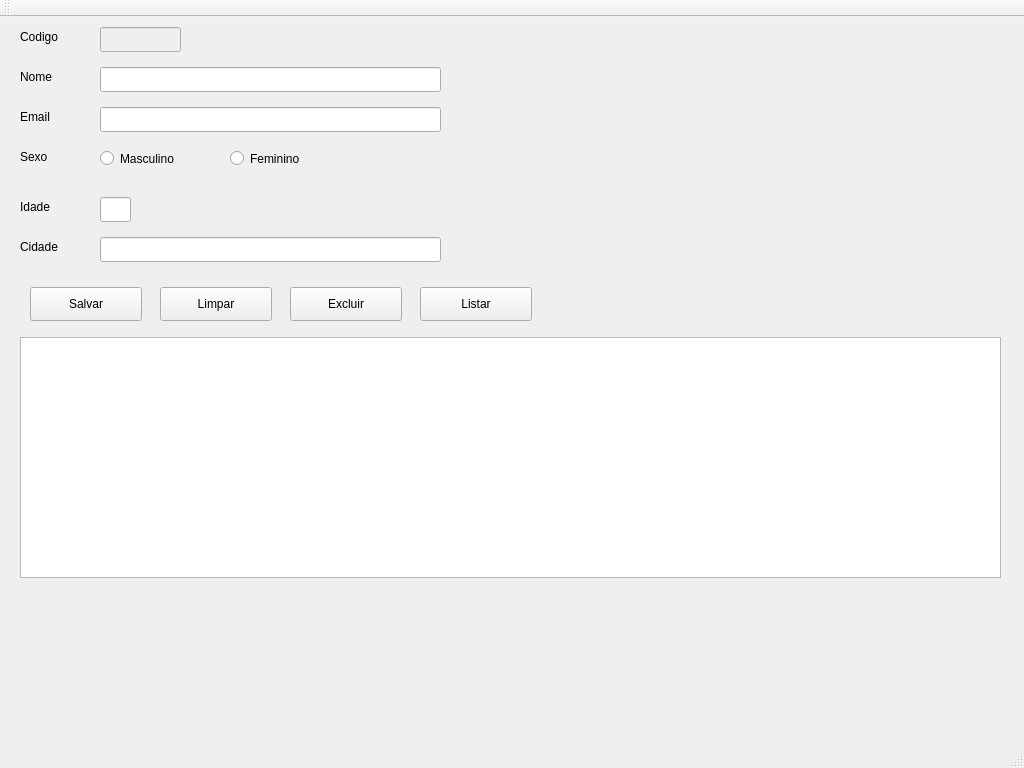
<?xml version="1.0" encoding="UTF-8"?>
<ui version="4.0">
 <class>MainWindow</class>
 <widget class="QMainWindow" name="MainWindow">
  <property name="geometry">
   <rect>
    <x>0</x>
    <y>0</y>
    <width>1024</width>
    <height>768</height>
   </rect>
  </property>
  <property name="windowTitle">
   <string>Usuarios</string>
  </property>
  <widget class="QWidget" name="centralWidget">
   <widget class="QLineEdit" name="txtNome">
    <property name="geometry">
     <rect>
      <x>100</x>
      <y>50</y>
      <width>341</width>
      <height>25</height>
     </rect>
    </property>
   </widget>
   <widget class="QLabel" name="lbNome">
    <property name="geometry">
     <rect>
      <x>20</x>
      <y>50</y>
      <width>68</width>
      <height>19</height>
     </rect>
    </property>
    <property name="text">
     <string>Nome</string>
    </property>
   </widget>
   <widget class="QLabel" name="lbEmail">
    <property name="geometry">
     <rect>
      <x>20</x>
      <y>90</y>
      <width>68</width>
      <height>19</height>
     </rect>
    </property>
    <property name="text">
     <string>Email</string>
    </property>
   </widget>
   <widget class="QLineEdit" name="txtEmail">
    <property name="geometry">
     <rect>
      <x>100</x>
      <y>90</y>
      <width>341</width>
      <height>25</height>
     </rect>
    </property>
   </widget>
   <widget class="QLabel" name="lbSexo">
    <property name="geometry">
     <rect>
      <x>20</x>
      <y>130</y>
      <width>68</width>
      <height>19</height>
     </rect>
    </property>
    <property name="text">
     <string>Sexo</string>
    </property>
   </widget>
   <widget class="QRadioButton" name="rbMasculino">
    <property name="geometry">
     <rect>
      <x>100</x>
      <y>130</y>
      <width>119</width>
      <height>23</height>
     </rect>
    </property>
    <property name="text">
     <string>Masculino</string>
    </property>
   </widget>
   <widget class="QRadioButton" name="rbFeminino">
    <property name="geometry">
     <rect>
      <x>230</x>
      <y>130</y>
      <width>119</width>
      <height>23</height>
     </rect>
    </property>
    <property name="text">
     <string>Feminino</string>
    </property>
   </widget>
   <widget class="QLabel" name="lbIdade">
    <property name="geometry">
     <rect>
      <x>20</x>
      <y>180</y>
      <width>68</width>
      <height>19</height>
     </rect>
    </property>
    <property name="text">
     <string>Idade</string>
    </property>
   </widget>
   <widget class="QLineEdit" name="txtIdade">
    <property name="geometry">
     <rect>
      <x>100</x>
      <y>180</y>
      <width>31</width>
      <height>25</height>
     </rect>
    </property>
   </widget>
   <widget class="QLabel" name="lbCidade">
    <property name="geometry">
     <rect>
      <x>20</x>
      <y>220</y>
      <width>68</width>
      <height>19</height>
     </rect>
    </property>
    <property name="text">
     <string>Cidade</string>
    </property>
   </widget>
   <widget class="QLineEdit" name="txtCidade">
    <property name="geometry">
     <rect>
      <x>100</x>
      <y>220</y>
      <width>341</width>
      <height>25</height>
     </rect>
    </property>
   </widget>
   <widget class="QPushButton" name="btnSalvar">
    <property name="geometry">
     <rect>
      <x>30</x>
      <y>270</y>
      <width>112</width>
      <height>34</height>
     </rect>
    </property>
    <property name="text">
     <string>Salvar</string>
    </property>
   </widget>
   <widget class="QPushButton" name="btnLimpar">
    <property name="geometry">
     <rect>
      <x>160</x>
      <y>270</y>
      <width>112</width>
      <height>34</height>
     </rect>
    </property>
    <property name="text">
     <string>Limpar</string>
    </property>
   </widget>
   <widget class="QTableView" name="tvPessoas">
    <property name="geometry">
     <rect>
      <x>20</x>
      <y>320</y>
      <width>981</width>
      <height>241</height>
     </rect>
    </property>
   </widget>
   <widget class="QPushButton" name="btnListar">
    <property name="geometry">
     <rect>
      <x>420</x>
      <y>270</y>
      <width>112</width>
      <height>34</height>
     </rect>
    </property>
    <property name="text">
     <string>Listar</string>
    </property>
   </widget>
   <widget class="QLabel" name="lbCodigo">
    <property name="geometry">
     <rect>
      <x>20</x>
      <y>10</y>
      <width>68</width>
      <height>19</height>
     </rect>
    </property>
    <property name="text">
     <string>Codigo</string>
    </property>
   </widget>
   <widget class="QLineEdit" name="txtCodigo">
    <property name="enabled">
     <bool>false</bool>
    </property>
    <property name="geometry">
     <rect>
      <x>100</x>
      <y>10</y>
      <width>81</width>
      <height>25</height>
     </rect>
    </property>
    <property name="readOnly">
     <bool>true</bool>
    </property>
   </widget>
   <widget class="QPushButton" name="btnExcluir">
    <property name="geometry">
     <rect>
      <x>290</x>
      <y>270</y>
      <width>112</width>
      <height>34</height>
     </rect>
    </property>
    <property name="text">
     <string>Excluir</string>
    </property>
   </widget>
  </widget>
  <widget class="QMenuBar" name="menuBar">
   <property name="geometry">
    <rect>
     <x>0</x>
     <y>0</y>
     <width>1024</width>
     <height>31</height>
    </rect>
   </property>
  </widget>
  <widget class="QToolBar" name="mainToolBar">
   <attribute name="toolBarArea">
    <enum>TopToolBarArea</enum>
   </attribute>
   <attribute name="toolBarBreak">
    <bool>false</bool>
   </attribute>
  </widget>
  <widget class="QStatusBar" name="statusBar"/>
 </widget>
 <layoutdefault spacing="6" margin="11"/>
 <resources/>
 <connections/>
</ui>
